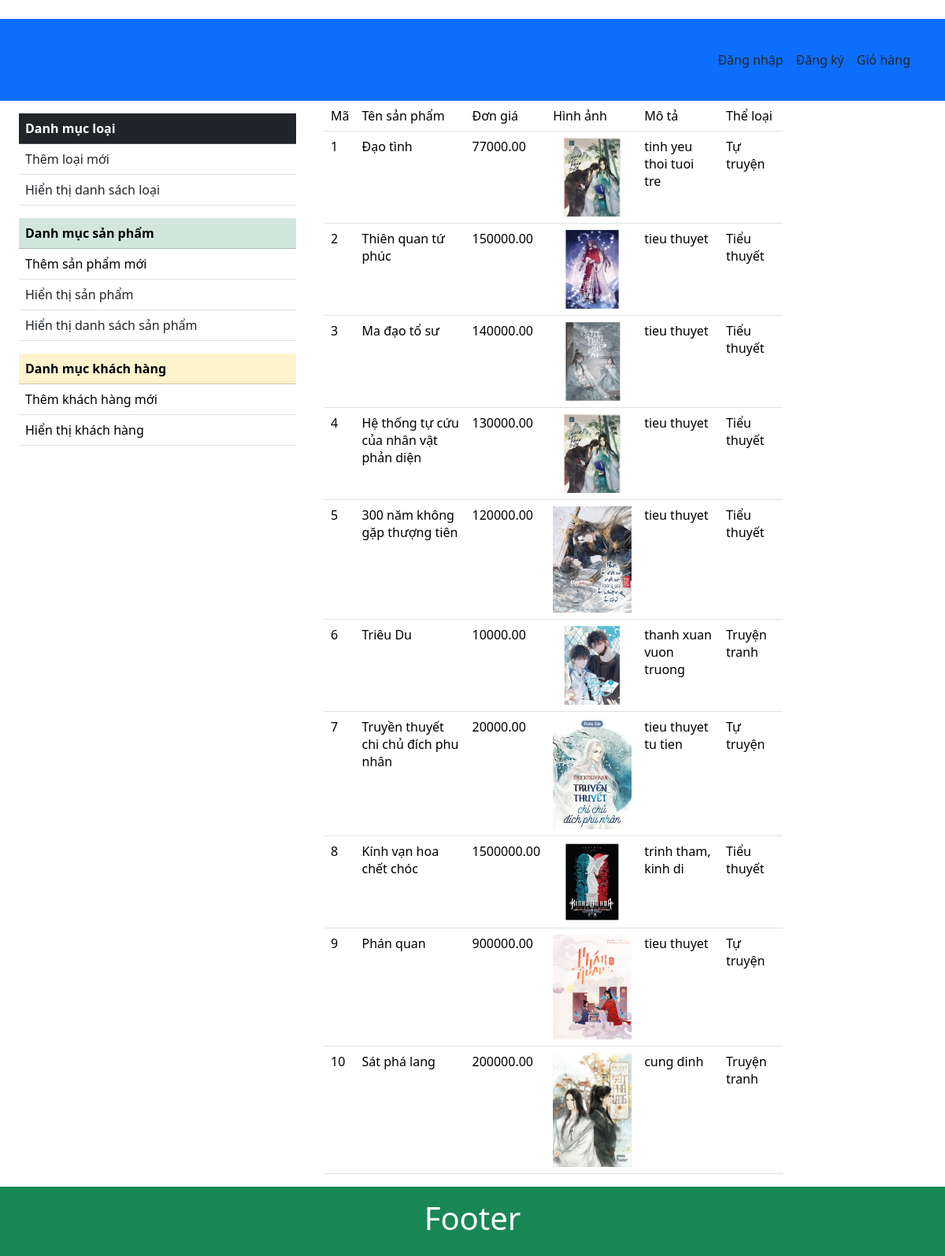
The page /TrangChu/hienthidssp on the database its author committed.
### home/models.py (models this page shows)
class SanPham(models.Model):
    TenSP = models.CharField(max_length=100)
    DonGia = models.DecimalField(max_digits=10, decimal_places=2)
    HinhAnh = models.ImageField(upload_to='', blank=True, null=True)
    MoTa = models.CharField(max_length=500)
    ML_id = models.ForeignKey('Loai', on_delete=models.CASCADE)

class Loai(models.Model):
	TenLoai = models.CharField(max_length=100)

### home/views.py (the view)
# urls.py: path('hienthidssp', views.list1, name='hienthidssp'),
def list1(request):
	data = {
		'DM_sp': SanPham.objects.all(),
	}
	return render(request, 'page/HienThiDSSP.html', data)

### home/templates/page/HienThiDSSP.html (shortened to what this page needs)
﻿<!DOCTYPE html>
<html lang="en" xmlns="http://www.w3.org/1999/xhtml">
<head>
    {% extends "pages/layout.html" %}
    {%block content%}
    <table class="table w-75">
        <thead class="thead-dark bg-dark">
            <tr>
                <td>Mã</td>
                <td>Tên sản phẩm</td>
                <td>Đơn giá</td>
                <td>Hình ảnh</td>
                <td>Mô tả</td>
                <td>Thể loại</td>
            </tr>
        </thead>
        {% for tl in DM_sp %}
        <tr>
            <td>{{tl.id}}</td>
            <td>{{tl.TenSP}}</td>
            <td>{{tl.DonGia}}</td>
            <td><img src="/static/Image/{{tl.HinhAnh}}" style="width: 100px;"/></td>
            <td>{{tl.MoTa}}</td>
            <td>{{tl.ML_id.TenLoai}}</td>
        </tr>
        {% endfor %}
    </table>
    {% endblock %}

### home/templates/pages/layout.html (shortened to what this page needs)
﻿<!DOCTYPE html>
<html lang="en" xmlns="http://www.w3.org/1999/xhtml">
<head>
    {% load static %}
    <link rel="stylesheet" href="{% static 'css/bootstrap.min.css' %}"
          type="text/css">
    <link href="https://cdn.jsdelivr.net/npm/bootstrap@5.3.3/dist/css/bootstrap.min.css" rel="stylesheet">
</head>
<body id="body-pd">
    <div class="container-fluid p-4 bg-primary text-white text-center">
        <nav class="navbar navbar-expand-sm navbar-dark bg-primary">
            <div class="container-fluid">
                <div class="collapse navbar-collapse" id="mynavbar">
                    <ul class="navbar-nav ms-auto">
                        <li class="nav-item">
                            <a class="nav-link text-dark" href="/TrangChu/dn">Đăng nhập</a>
                        </li>
                        <li class="nav-item">
                            <a class="nav-link text-dark" href="/TrangChu/dk">Đăng ký</a>
                        </li>
                        <li class="nav-item">
                            <a class="nav-link text-dark" href="javascript:void(0)">Giỏ hàng</a>
                        </li>
                    </ul>
                </div>
            </div>
        </nav>
    </div>
    <div class="container-fluid">
        <div class="row">
            <div class="col-sm-4">
                <div class="container-fluid mt-3">
                    <table class="table">
                        <thead class="table-dark">
                            <tr>
                                <th>Danh mục loại</th>
                            </tr>
                        </thead>
                        <tbody>
                            <tr>
                                <td><a href="/TrangChu/themloai" class="text-decoration-none text-dark">Thêm loại mới</a></td>
                            </tr>
                            <tr>
                                <td><a href="/TrangChu/dstheloai" class="text-decoration-none text-dark">Hiển thị danh sách loại</a></td>
                            </tr>
                        </tbody>
                    </table>
                    <table class="table">
                        <thead class="table-success">
                            <tr>
                                <th>Danh mục sản phẩm</th>
                            </tr>
                        </thead>
                        <tbody>
                            <tr>
                                <td>Thêm sản phẩm mới</td>
                            </tr>
                            <tr>
                                <td><a href="/TrangChu/hienthisp" class="text-decoration-none text-dark">Hiển thị sản phẩm</a></td>
                            </tr>
                            <tr>
                                <td><a href="/TrangChu/hienthidssp" class="text-decoration-none text-dark">Hiển thị danh sách sản phẩm</a></td>
                            </tr>
                        </tbody>
                    </table>
                    <table class="table">
                        <thead class="table-warning">
                            <tr>
                                <th>Danh mục khách hàng</th>
                            </tr>
                        </thead>
                        <tbody>
                            <tr>
                                <td>Thêm khách hàng mới</td>
                            </tr>
                            <tr>
                                <td>Hiển thị khách hàng</td>
                            </tr>
                        </tbody>
                    </table>
                </div>
            </div>
            <div class="col-sm-8">
                {% block content %}
                {% endblock %}
            </div>
        </div>
    </div>
    <div class="container-fluid p-3 bg-success text-white text-center">
        <h1>Footer</h1>
    </div>
</body>
</html>

### rows shown on the page
SanPham: id "1", TenSP "Đạo tình", DonGia "77000.00", HinhAnh (picture), MoTa "tinh yeu thoi tuoi tre", ML_id.TenLoai "Tự truyện"
SanPham: id "2", TenSP "Thiên quan tứ phúc", DonGia "150000.00", HinhAnh (picture), MoTa "tieu thuyet", ML_id.TenLoai "Tiểu thuyết"
SanPham: id "3", TenSP "Ma đạo tổ sư", DonGia "140000.00", HinhAnh (picture), MoTa "tieu thuyet", ML_id.TenLoai "Tiểu thuyết"
SanPham: id "4", TenSP "Hệ thống tự cứu của nhân vật phản diện", DonGia "130000.00", HinhAnh (picture), MoTa "tieu thuyet", ML_id.TenLoai "Tiểu thuyết"
SanPham: id "5", TenSP "300 năm không gặp thượng tiên", DonGia "120000.00", HinhAnh (picture), MoTa "tieu thuyet", ML_id.TenLoai "Tiểu thuyết"
SanPham: id "6", TenSP "Triêu Du", DonGia "10000.00", HinhAnh (picture), MoTa "thanh xuan vuon truong", ML_id.TenLoai "Truyện tranh"
SanPham: id "7", TenSP "Truyền thuyết chi chủ đích phu nhân", DonGia "20000.00", HinhAnh (picture), MoTa "tieu thuyet tu tien", ML_id.TenLoai "Tự truyện"
SanPham: id "8", TenSP "Kính vạn hoa chết chóc", DonGia "1500000.00", HinhAnh (picture), MoTa "trinh tham, kinh di", ML_id.TenLoai "Tiểu thuyết"
SanPham: id "9", TenSP "Phán quan", DonGia "900000.00", HinhAnh (picture), MoTa "tieu thuyet", ML_id.TenLoai "Tự truyện"
SanPham: id "10", TenSP "Sát phá lang", DonGia "200000.00", HinhAnh (picture), MoTa "cung dinh", ML_id.TenLoai "Truyện tranh"
